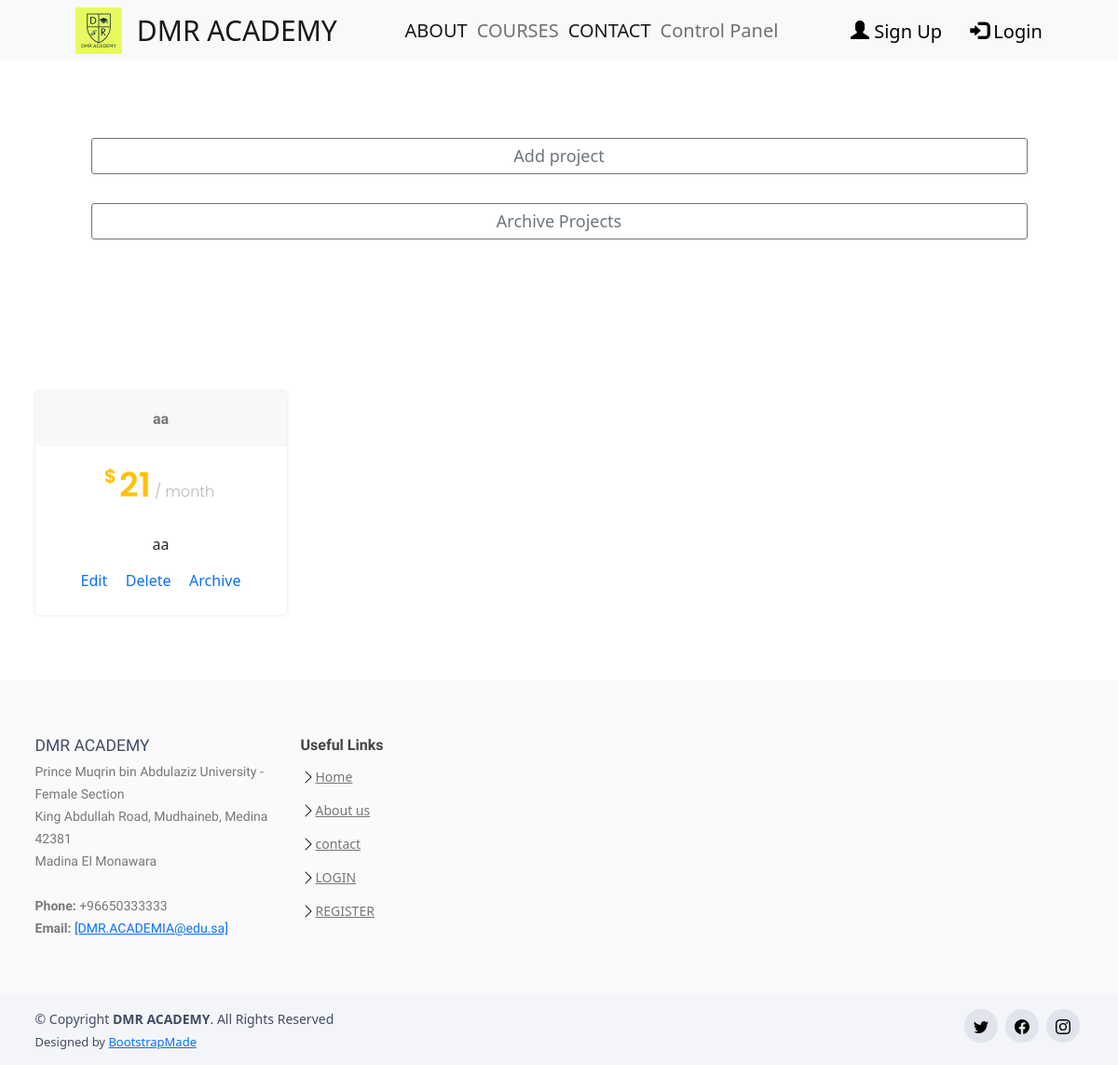
The app's page /controlpanel with its own data.
### project/models.py (models this page shows, shortened)
class courses(models.Model):
    title = models.CharField(max_length=150)
    price = models.IntegerField()
    body = models.CharField(max_length=250)
    archive= models.BooleanField(default=False)

### project/views.py (the view)
# urls.py: path('controlpanel', views.controlpanel, name="controlpanel"),
def controlpanel(request):
    form= courses.objects.all().filter(archive=False)
    return render(request, 'control_panel/control_project.html',{'form':form})

### project/templates/control_panel/control_project.html (shortened to what this page needs)
<!DOCTYPE html>
{% extends 'project/nevbar.html' %}
{% block contact %}
{% load static %}
<html lang="en">
  <head>
  <link  href="{% static 'project/css/bootstrap.min.css' %}" rel="stylesheet">
   <link  href="{% static 'project/css/bootstrap-icons.css' %}" rel="stylesheet">
   <link  href="{% static 'project/css/boxicons.min.css' %}" rel="stylesheet">
   <link  href="{% static 'project/css/glightbox.min.css' %}" rel="stylesheet">
   <link  href="{% static 'project/css/swiper-bundle.min.css' %}" rel="stylesheet">
   <link  href="{% static 'project/css/style.css' %}" rel="stylesheet">
<link href="/docs/5.0/dist/css/bootstrap.min.css" rel="stylesheet">
  </head>
  <body>
  <div class="container">
<div class="jumbotron" style="background:  #ffffff
 ;color:white ;  margin-top: 100px;" >
  <p class="lead" style="text-align: center">
        <a href="{% url 'createproject' %}" class="btn btn-outline-secondary btn-lg btn-block" style="font-size: large;">Add project</a>
</p>
<hr class="my-4"style="text-align:center">
<p class="lead" style="text-align: center">
        <a href="{% url 'allarchive' %}" class="btn btn-outline-secondary btn-lg btn-block" style="font-size: large;">Archive Projects</a>
</p>
</div>
 </div>
    <section id="pricing" class="pricing">
      <div class="container">
          <div class="row">
        <br>
        {% for i in form %}
         <div class="col-lg-3 col-md-6 mt-4 mt-lg-0 py-3">
            <div class="box">
              <h3>{{i.title}}</h3>
              <h4><sup>$</sup>{{i.price}}<span> / month</span></h4>
              <div class="card" style="border: none;">
                <div class="card-body">
                  <p class="card-text" style="font-size: medium;">{{ i.body }}</p>
                </div>
              </div>
              <div>
                <a href="{% url 'editproject' i.id %}" class="btn btn-link" style="font-size: medium;text-decoration: none;">Edit</a>
                <a href="{% url 'deleteproject' i.id %}" class="btn btn-link" style="font-size: medium;text-decoration: none;">Delete</a>
                <a href="{% url 'archiveproject' i.id %}" class="btn btn-link" style="font-size: medium;text-decoration: none;">Archive</a>
              </div>
  </div>
  {% endfor %}
      </div>
            </div>
</section>
  </body>
</html>
{% endblock contact %}

### project/static/project/css/style.css (style rules this page uses)
body { font-family: "Open Sans", sans-serif; color: #444444; }
a { color: #ffc107; text-decoration: none; }
h1, h2, h3, h4, h5, h6 { font-family: "Raleway", sans-serif; }
section { padding: 60px 0; }
.pricing .box { padding: 20px; background: #fff; text-align: center; box-shadow: 0px 0px 4px rgba(0, 0, 0, 0.12); border-radius: 5px; position: relative; overflow: hidden; }
.pricing h3 { font-weight: 400; margin: -20px -20px 20px -20px; padding: 20px 15px; font-size: 16px; font-weight: 600; color: #777777; background: #f8f8f8; }
.pricing h4 { font-size: 36px; color: #ffc107; font-weight: 600; font-family: "Poppins", sans-serif; margin-bottom: 20px; }
.pricing h4 sup { font-size: 20px; top: -15px; left: -3px; }
.pricing h4 span { color: #bababa; font-size: 16px; font-weight: 300; }

### records on screen
courses: title "aa", price "21", body "aa"
